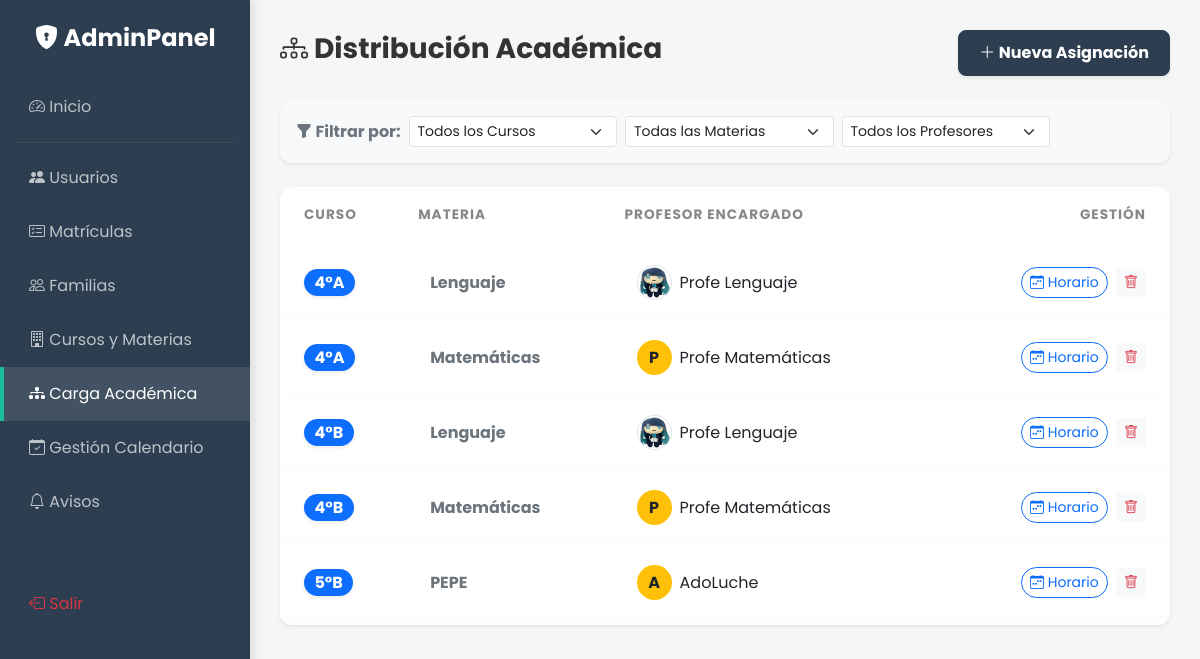
Before: /admin/asignacion.php (signed in) with the older database file.
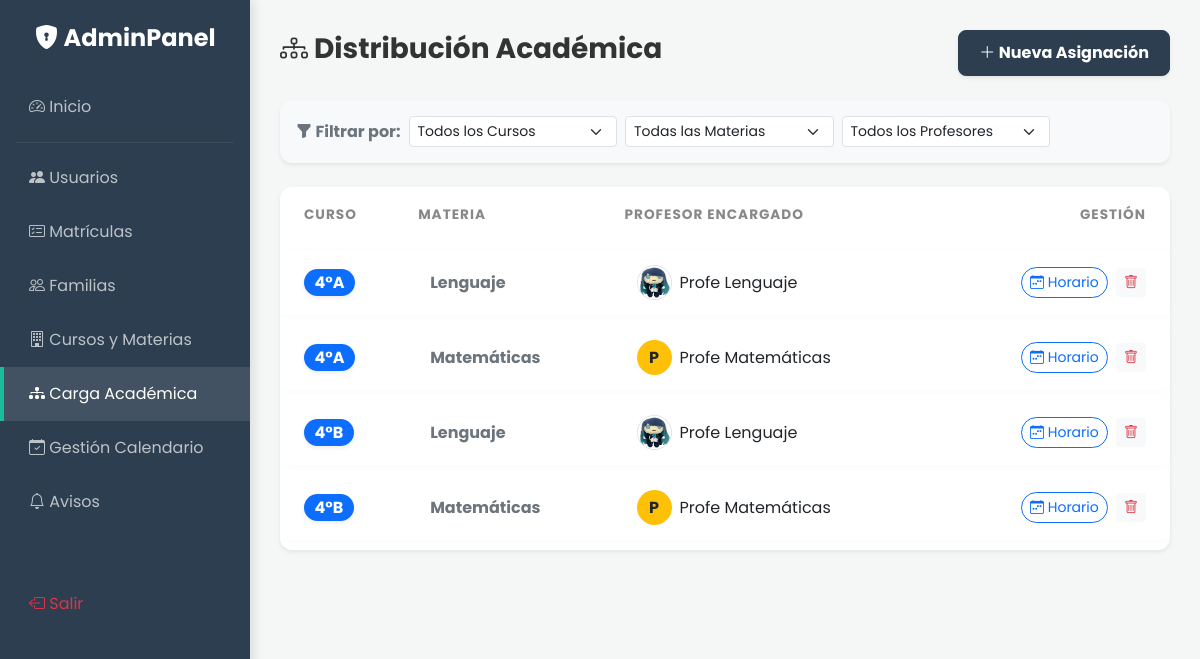
After: the same page with the newer database file.
### tables this page shows
CREATE TABLE `programacion_academica` (
  `id` int(11) NOT NULL,
  `curso_id` int(11) NOT NULL,
  `asignatura_id` int(11) NOT NULL,
  `profesor_id` int(11) NOT NULL
);

CREATE TABLE `cursos` (
  `id` int(11) NOT NULL,
  `nombre` varchar(50) NOT NULL
);

CREATE TABLE `asignaturas` (
  `id` int(11) NOT NULL,
  `nombre` varchar(50) NOT NULL
);

CREATE TABLE `usuarios` (
  `id` int(11) NOT NULL,
  `nombre` varchar(100) NOT NULL,
  `email` varchar(100) NOT NULL,
  `password` varchar(255) NOT NULL,
  `rol` enum('director','profesor','alumno','apoderado','administrador') NOT NULL,
  `foto` varchar(255) DEFAULT 'default.jpg',
  `created_at` timestamp NOT NULL DEFAULT current_timestamp()
);

### admin/asignacion.php (the view, shortened to what this page needs)
<?php
require '../config/db.php';
$sql = "SELECT pa.id, c.nombre as c, a.nombre as a, u.nombre as p, u.foto
        FROM programacion_academica pa
        JOIN cursos c ON pa.curso_id = c.id
        JOIN asignaturas a ON pa.asignatura_id = a.id
        JOIN usuarios u ON pa.profesor_id = u.id
        WHERE 1=1";
$params = [];
$sql .= " ORDER BY c.nombre, a.nombre";
$stmtList = $pdo->prepare($sql);
$stmtList->execute($params);
$lista = $stmtList->fetchAll();
?>
<!DOCTYPE html>
<html lang="es">
<head>
    <link href="https://cdn.jsdelivr.net/npm/bootstrap@5.3.0/dist/css/bootstrap.min.css" rel="stylesheet">
    <link rel="stylesheet" href="https://cdn.jsdelivr.net/npm/bootstrap-icons@1.10.5/font/bootstrap-icons.css">
    <link href="../assets/css/style.css" rel="stylesheet">
</head>
<body>
    <?php include '../includes/sidebar_admin.php'; ?>
    <div class="main-content">
        <div class="d-flex justify-content-between align-items-center mb-4">
            <h3 class="fw-bold"><i class="bi bi-diagram-3"></i> Distribución Académica</h3>
            <button class="btn btn-primary fw-bold shadow-sm" data-bs-toggle="modal" data-bs-target="#modalAsignar">
                <i class="bi bi-plus-lg"></i> Nueva Asignación
            </button>
        </div>
        <div class="card shadow-sm border-0 mb-4 bg-light">
            <div class="card-body py-3">
                <form method="GET" class="row g-2 align-items-center">
                    <div class="col-auto fw-bold text-secondary"><i class="bi bi-funnel-fill"></i> Filtrar por:</div>
                    <div class="col-md-3">
                        <select name="f_curso" class="form-select form-select-sm" onchange="this.form.submit()">
                            <option value="">Todos los Cursos</option>
                        </select>
                    </div>
                    <div class="col-md-3">
                        <select name="f_materia" class="form-select form-select-sm" onchange="this.form.submit()">
                            <option value="">Todas las Materias</option>
                        </select>
                    </div>
                    <div class="col-md-3">
                        <select name="f_profe" class="form-select form-select-sm" onchange="this.form.submit()">
                            <option value="">Todos los Profesores</option>
                        </select>
                    </div>
                </form>
            </div>
        </div>
        <div class="card shadow-sm border-0">
            <div class="card-body p-0">
                <?php if(count($lista) == 0): ?>
                    <div class="text-center py-5 text-muted">
                        <i class="bi bi-search display-4 opacity-25"></i>
                        <p class="mt-3">No se encontraron asignaciones con estos filtros.</p>
                    </div>
                <?php else: ?>
                    <div class="table-responsive">
                        <table class="table table-modern table-hover mb-0 align-middle">
                            <thead class="bg-light">
                                <tr>
                                    <th class="ps-4">Curso</th>
                                    <th>Materia</th>
                                    <th>Profesor Encargado</th>
                                    <th class="text-end pe-4">Gestión</th>
                                </tr>
                            </thead>
                            <tbody>
                                <?php foreach($lista as $l): ?>
                                    <tr>
                                        <td class="ps-4">
                                            <span class="badge bg-primary fs-6 rounded-pill shadow-sm"><?php echo $l['c']; ?></span>
                                        </td>
                                        <td class="fw-bold text-secondary"><?php echo $l['a']; ?></td>
                                        <td>
                                            <div class="d-flex align-items-center">
                                                <?php
                                                    if ($l['foto'] && file_exists("../assets/uploads/perfiles/".$l['foto'])) {
                                                        echo '<img src="../assets/uploads/perfiles/'.$l['foto'].'" class="rounded-circle me-2 border" width="35" height="35">';
                                                    } else {
                                                        echo '<div class="rounded-circle bg-warning text-dark d-flex align-items-center justify-content-center fw-bold me-2" style="width: 35px; height: 35px;">'.strtoupper(substr($l['p'], 0, 1)).'</div>';
                                                    }
                                                ?>
                                                <span><?php echo $l['p']; ?></span>
                                            </div>
                                        </td>
                                        <td class="text-end pe-4">
                                            <a href="horarios.php?id=<?php echo $l['id']; ?>" class="btn btn-sm btn-outline-primary rounded-pill me-1">
                                                <i class="bi bi-calendar-week"></i> Horario
                                            </a>
                                            <a href="asignacion.php?borrar=<?php echo $l['id']; ?>"
                                               class="btn btn-sm btn-light text-danger border-0"
                                               onclick="return confirm('¿Eliminar esta asignación? Se borrarán las clases y notas asociadas.')"
                                               title="Eliminar Asignación">
                                                <i class="bi bi-trash"></i>
                                            </a>
                                        </td>
                                    </tr>
                                <?php endforeach; ?>
                            </tbody>
                        </table>
                    </div>
                <?php endif; ?>
            </div>
        </div>
    </div>
</body>
</html>

### includes/sidebar_admin.php (shortened to what this page needs)
<div class="sidebar" id="sidebarMenu">
    <div class="logo mb-4"><i class="bi bi-shield-lock-fill"></i> AdminPanel</div>
    <a href="dashboard.php" class="<?php echo (basename($_SERVER['PHP_SELF']) == 'dashboard.php') ? 'active' : ''; ?>">
        <i class="bi bi-speedometer2"></i> <span>Inicio</span>
    </a>
    <hr class="text-secondary mx-3 my-2">
    <a href="usuarios.php" class="<?php echo (basename($_SERVER['PHP_SELF']) == 'usuarios.php') ? 'active' : ''; ?>">
        <i class="bi bi-people-fill"></i> <span>Usuarios</span>
    </a>
    <a href="matriculas.php" class="<?php echo (basename($_SERVER['PHP_SELF']) == 'matriculas.php') ? 'active' : ''; ?>">
        <i class="bi bi-card-checklist"></i> <span>Matrículas</span>
    </a>
    <a href="familia.php" class="<?php echo (basename($_SERVER['PHP_SELF']) == 'familia.php') ? 'active' : ''; ?>">
        <i class="bi bi-people"></i> <span>Familias</span>
    </a>
    <a href="cursos.php" class="<?php echo (basename($_SERVER['PHP_SELF']) == 'cursos.php') ? 'active' : ''; ?>">
        <i class="bi bi-building"></i> <span>Cursos y Materias</span>
    </a>
    <a href="asignacion.php" class="<?php echo (basename($_SERVER['PHP_SELF']) == 'asignacion.php') ? 'active' : ''; ?>">
        <i class="bi bi-diagram-3-fill"></i> <span>Carga Académica</span>
    </a>
    <a href="calendario_gestion.php" class="<?php echo (basename($_SERVER['PHP_SELF']) == 'calendario_gestion.php') ? 'active' : ''; ?>">
        <i class="bi bi-calendar-check"></i> <span>Gestión Calendario</span>
    </a>
    <?php
        $hay_avisos = (isset($notificaciones_pendientes) && $notificaciones_pendientes > 0);
        $clase_link = $hay_avisos ? 'text-warning fw-bold' : '';
        $icono = $hay_avisos ? 'bi-bell-fill animate__animated animate__swing animate__infinite' : 'bi-bell';
    ?>
    <a href="../notificaciones.php" class="d-flex justify-content-between align-items-center pe-3 <?php echo $clase_link; ?>">
        <span><i class="bi <?php echo $icono; ?>"></i> Avisos</span>
    </a>
    <div class="mt-5">
        <a href="../logout.php" class="text-danger"><i class="bi bi-box-arrow-left"></i> <span>Salir</span></a>
    </div>
</div>

### assets/css/style.css (style rules this page uses)
:root { --primary-color: #2c3e50; --secondary-color: #34495e; --accent-color: #1abc9c; --bg-light: #f4f7f6; --text-dark: #333; --sidebar-width: 250px; }
body { font-family: 'Poppins', sans-serif; background-color: var(--bg-light); color: var(--text-dark); }
.card { border: none; border-radius: 12px; box-shadow: 0 4px 20px rgba(0,0,0,0.05); transition: transform 0.3s ease, box-shadow 0.3s ease; }
.btn-primary { background-color: var(--primary-color); border-color: var(--primary-color); padding: 10px 20px; border-radius: 8px; }
.sidebar { height: 100vh; width: var(--sidebar-width); position: fixed; top: 0; left: 0; background-color: var(--primary-color); padding-top: 20px; color: white; box-shadow: 4px 0 10px rgba(0,0,0,0.1); }
.sidebar a { padding: 15px 25px; text-decoration: none; font-size: 1rem; color: #bdc3c7; display: block; transition: 0.3s; border-left: 4px solid transparent; }
.sidebar a:hover, .sidebar a.active { color: #fff; background-color: rgba(255,255,255,0.1); border-left: 4px solid var(--accent-color); }
.sidebar .logo { text-align: center; font-size: 1.5rem; font-weight: bold; margin-bottom: 30px; color: #fff; }
.main-content { margin-left: var(--sidebar-width); padding: 30px; }
.table-modern { border-collapse: separate; border-spacing: 0 10px; }
.table-modern thead th { border: none; text-transform: uppercase; font-size: 0.85rem; letter-spacing: 1px; color: #888; padding-bottom: 15px; }
.table-modern tbody tr { background-color: white; box-shadow: 0 2px 10px rgba(0,0,0,0.02); transition: transform 0.2s; }
.table-modern td { border: none; padding: 15px 20px; vertical-align: middle; }
.table-modern td:first-child { border-top-left-radius: 10px; border-bottom-left-radius: 10px; }
.table-modern td:last-child { border-top-right-radius: 10px; border-bottom-right-radius: 10px; }

Changed rows visible on the page:
removed programacion_academica: curso.nombre "5°B", asignatura.nombre "PEPE", profesor.nombre "A", profesor.nombre "AdoLuche"
